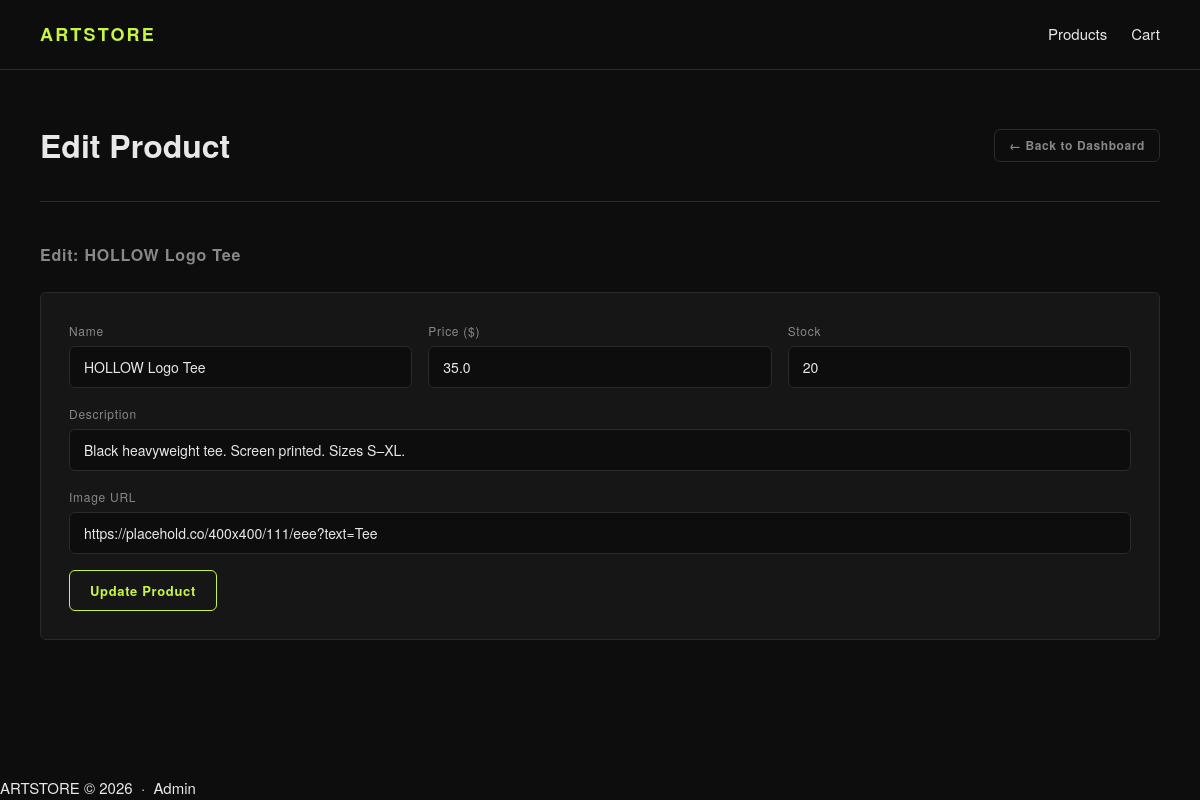
Screenshot of /admin/edit/2 (signed in) with the database file from the repository.
### tables this page shows
CREATE TABLE products (
            id          INTEGER PRIMARY KEY AUTOINCREMENT,
            name        TEXT    NOT NULL,
            description TEXT,
            price       REAL    NOT NULL,
            image_url   TEXT    DEFAULT '',
            stock       INTEGER DEFAULT 10
        );

### app.py (the view, shortened to what this page needs)
@app.route("/admin/edit/<int:product_id>", methods=["GET", "POST"])
def admin_edit(product_id):
    if not session.get("admin"):
        return redirect(url_for("admin"))
    conn = get_db()
    product = conn.execute("SELECT * FROM products WHERE id = ?", (product_id,)).fetchone()
    if not product:
        conn.close()
        flash("Product not found.", "error")
        return redirect(url_for("admin_dashboard"))
    conn.close()
    return render_template("admin_edit.html", product=product, cart_count=0)

### app.py (called while the page is built)
def get_db():
    conn = sqlite3.connect(DB)
    conn.row_factory = sqlite3.Row  # lets us access columns by name
    return conn

### templates/admin_edit.html (shortened to what this page needs)
{% extends "base.html" %}
{% block content %}
<div class="page-header">
  <h1>Edit Product</h1>
  <a href="{{ url_for('admin_dashboard') }}" class="btn btn--ghost btn--small">← Back to Dashboard</a>
</div>
<section class="admin-section">
  <h2>Edit: {{ product.name }}</h2>
  <form method="POST" action="{{ url_for('admin_edit', product_id=product.id) }}" class="admin-form">
    <div class="form-row">
      <div class="form-group">
        <label>Name</label>
        <input type="text" name="name" value="{{ product.name }}" required />
      </div>
      <div class="form-group">
        <label>Price ($)</label>
        <input type="number" name="price" step="0.01" value="{{ product.price }}" required />
      </div>
      <div class="form-group">
        <label>Stock</label>
        <input type="number" name="stock" value="{{ product.stock }}" />
      </div>
    </div>
    <div class="form-group">
      <label>Description</label>
      <input type="text" name="description" value="{{ product.description or '' }}" />
    </div>
    <div class="form-group">
      <label>Image URL</label>
      <input type="text" name="image_url" value="{{ product.image_url or '' }}" />
    </div>
    <button type="submit" class="btn btn--accent">Update Product</button>
  </form>
</section>
{% endblock %}

### static/style.css (style rules this page uses)
*, *::before, *::after { box-sizing: border-box; margin: 0; padding: 0; }
:root { --bg: #0d0d0d; --surface: #161616; --border: #2a2a2a; --text: #e8e8e8; --muted: #888; --accent: #c8f542; --danger: #ff4444; --radius: 6px; --font: 'Helvetica Neue', Arial, sans-serif; }
body { background: var(--bg); color: var(--text); font-family: var(--font); font-size: 15px; line-height: 1.6; min-height: 100vh; display: flex; flex-direction: column; }
a { color: var(--text); text-decoration: none; }
.btn { display: inline-block; padding: 10px 20px; border: 1px solid var(--text); background: transparent; color: var(--text); font-size: 13px; font-family: var(--font); font-weight: 600; letter-spacing: 0.05em; cursor: pointer; border-radius: var(--radius); transition: all 0.15s; }
.btn--accent { border-color: var(--accent); color: var(--accent); }
.btn--ghost { border-color: var(--border); color: var(--muted); }
.btn--small { padding: 6px 14px; font-size: 12px; }
.page-header { display: flex; justify-content: space-between; align-items: center; padding: 50px 0 30px; border-bottom: 1px solid var(--border); margin-bottom: 40px; }
.page-header h1 { font-size: 32px; }
.admin-section { margin-bottom: 60px; }
.admin-section h2 { font-size: 16px; font-weight: 700; color: var(--muted); letter-spacing: 0.05em; margin-bottom: 24px; }
.admin-form { background: var(--surface); border: 1px solid var(--border); padding: 28px; border-radius: var(--radius); }
.form-row { display: grid; grid-template-columns: repeat(3, 1fr); gap: 16px; }
.form-group { margin-bottom: 16px; }
.form-group label { display: block; font-size: 12px; color: var(--muted); letter-spacing: 0.06em; margin-bottom: 6px; }
.form-group input { width: 100%; background: var(--bg); border: 1px solid var(--border); color: var(--text); padding: 10px 14px; border-radius: var(--radius); font-size: 14px; font-family: var(--font); }

### rows the page displays
products: name "HOLLOW Logo Tee", price "35.0", stock "20", description "Black heavyweight tee. Screen printed. Sizes S–XL.", image_url "https://placehold.co/400x400/111/eee?text=Tee"
